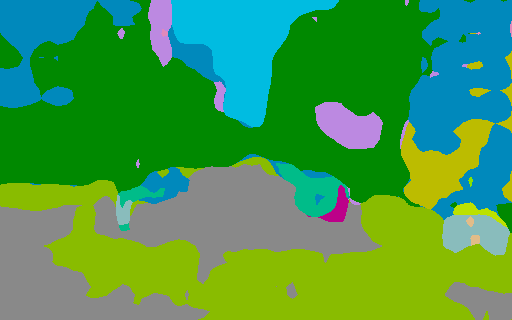
#> input picture Flask/input/1.png, 512 x 320 px, found by its file name; its folder holds only this picture in this run
$ python outputMaterial.py
#> lines starting #> are read from the running program, lines starting #| are printed output that depends on the picture; after the words box and inside, x2 and y2 are one past the last pixel; in counts of white or black regions, pixels touching at a corner belong together
import json
import os
import cv2
import numpy as np
import pandas as pd
import sys
from PIL import Image

def load_lookup_table(file_path):
    with open(file_path, 'rb') as f:
#> (reads Flask/imageSegmentation/output_lookup_table.json from the repository)
        lookup_data = json.load(f)
    return lookup_data['lookup_table']

def get_material_name_by_color(color, lookup_table):
    for item in lookup_table:
        if item['Color'] == color.tolist():
            return item['Short Name']
    return None

def get_material_color_by_name(name, lookup_table):
    for item in lookup_table:
        if item['Short Name'] == name:
            return item['Color']
    return None

def process_segmented_image(image_path, lookup_table):
    image = cv2.imread(image_path)
    # print(image)
    image = cv2.cvtColor(image, cv2.COLOR_BGR2RGB)
    if image is None:
        print(f"无法读取图像：{image_path}")
        sys.exit(1)
    #这步返回的颜色正确
    unique_colors = np.unique(image.reshape(-1, image.shape[-1]), axis=0)

    # print(unique_colors)  #这步返回的颜色正确
    total_pixels = image.shape[0] * image.shape[1]

    materials = {}
    for color in unique_colors:
        # print(color)   #这步是对的
        material_name = get_material_name_by_color(color, lookup_table)
        if material_name:
            if material_name not in materials:
                materials[material_name] = 0
            materials[material_name] += np.count_nonzero(np.all(image == color, axis=-1))

    materials_percent = {k: v / total_pixels * 100 for k, v in materials.items()}
    # print(unique_colors,materials_percent)
      #这步返回的颜色正确
    return unique_colors, materials, materials_percent

def save_output_image(output_path, unique_colors, materials, materials_percent, lookup_table):
    image = np.zeros((len(unique_colors) * 40 + 50, 500, 3), dtype=np.uint8)

    for i, color in enumerate(unique_colors):
        # print(color)  # 这步是对的
        # print(i)
        material_name = get_material_name_by_color(color, lookup_table)
        # print(lookup_table)
        # print(material_name)
        if material_name:
            percent = materials_percent[material_name]
            # print(percent)
            # color = lookup_table[i]['Color']
            color = get_material_color_by_name(material_name,lookup_table)
            # print(color)
            # 这步是对的
            label = f"{material_name} ({percent:.2f}% {color})"
            color = np.array(color)
            rgb_color = color.tolist()
            bgr_color = rgb_color[::-1]  # 将颜色列表反转，得到 BGR 顺序的颜色值
            image = cv2.putText(image, label, (20, 40*(i+1)), cv2.FONT_HERSHEY_SIMPLEX, 1, bgr_color, 2)
            image = cv2.rectangle(image, (200, 40*i+10), (295, 40*i+30), bgr_color, -1)
            # image = cv2.putText(image, f"{pixels:,d} pixels", (200, 40*i+30), cv2.FONT_HERSHEY_SIMPLEX, 0.5, (255, 255, 255), 1)
            # image = cv2.cvtColor(image, cv2.COLOR_BGR2RGB)

    cv2.imwrite(output_path, image)

def process_segmented_images_and_fill_to_csv(csv_path, segmented_images_dir, segmented_images_output, lookup_table_path):
    with open("/Users/zhuangjunling/Documents/GitHub/GSAPP/Dense-Material-Segmentation/Flask/Columbia_SVIpoints_4326_output.json", "r", encoding="utf-8") as file:
#> (reads Flask/Columbia_SVIpoints_4326_output.json from the repository)
        data = json.load(file)
    # print(data)
    # 读取csv文件
    df = pd.read_csv(csv_path)
#> (reads Flask/Data/Columbia_SVIpoints_4326.csv from the repository)

    # 读取lookup table和生成列名
    with open(lookup_table_path, 'rb') as f:
        lookup_data = json.load(f)
    lookup_table = lookup_data['lookup_table']
    material_names = [item['Short Name'] for item in lookup_table]
    for material_name in material_names:
        df[material_name] = 0

    # 遍历分割图片并填充对应的材料数量
    segmented_images = [f for f in os.listdir(segmented_images_dir) if f.endswith('.jpg') or f.endswith('.png')]
    for image_name in segmented_images:
        image_path = os.path.join(segmented_images_dir, image_name)
        name, ext = os.path.splitext(image_name)
        # print(name)
        output_path = os.path.join(segmented_images_dir, f"{name}_with_labels{ext}")
        unique_colors, materials, materials_percent = process_segmented_image(image_path, lookup_table)
#> in process_segmented_image, image is the input picture: shape (320, 512, 3); mean B, G, R 74.9, 153.6, 65.4
#> in process_segmented_image, `unique_colors = np.unique(image.reshape(-1, image.shape[-1]), axis=0)`: unique_colors = 14 rows, first 8: [0, 137, 0], [0, 137, 188], [0, 188, 137], [0, 188, 225], [137, 137, 137], [137, 188, 0], [137, 188, 188], [137, 225, 0]
#> the loop in process_segmented_image, `for color in unique_colors:` made 14 passes
#> (color, material_name) on passes 1 to 12: ([0, 137, 0], 'foliage'), ([0, 137, 188], 'glass'), ([0, 188, 137], 'plastic'), ([0, 188, 225], 'sky'), ([137, 137, 137], 'asphalt'), ([137, 188, 0], 'concrete'), ([137, 188, 188], 'fabric'), ([137, 225, 0], 'metal'), ([188, 0, 137], 'rubber'), ([188, 137, 225], 'treewood'), ([188, 188, 0], 'brick'), ([188, 225, 0], 'hair')
#> after the loop in process_segmented_image, `for color in unique_colors:`: materials = 14 items
#> materials = 14 items; materials_percent = 14 items
        # 将分割结果填充到csv中
        intname = int(name)
        row_idx = df.index[df['SVI_ID'] == intname][0]
        # print(row_idx)
        material_percent_dict = {material_name: 0 for material_name in material_names}
        for material_name, percentage in materials_percent.items():
            # print(f"{material_name}: {percentage:.2f}")
            df.at[row_idx, material_name] = percentage/100
            # 将数据添加到字典中
            material_percent_dict[material_name] = f"{percentage:.2f}"
#> this loop made 14 passes
#> (material_name, percentage) on passes 1 to 12: ('foliage', 32.48), ('glass', 14.72), ('plastic', 1.45), ('sky', 5.91), ('asphalt', 17), ('concrete', 20.91), ('fabric', 1.4), ('metal', 0.0177), ('rubber', 0.294), ('treewood', 2.4), ('brick', 3.03), ('hair', 0.26)
#> after the loop, material_percent_dict = 57 items
        # 将字典添加到 JSON 对象（Python 列表）中
        data.append(material_percent_dict)
        # 输出 JSON 格式
        material_percent_json = json.dumps(material_percent_dict, indent=4, ensure_ascii=False)
        print(material_percent_json)
#> (printed output is left out)

    # 将列表转换回 JSON 格式并写入文件
    with open("output.json", "w", encoding="utf-8") as file:
        json.dump(data, file, indent=4, ensure_ascii=False)


        name, ext = os.path.splitext(image_name)
        output_path = os.path.join(segmented_images_output, f"{name}_with_labels{ext}")
        save_output_image(output_path, unique_colors, materials, materials_percent, lookup_table)
#> in save_output_image, `image = np.zeros((len(unique_colors) * 40 + 50, 500, 3), dtype=np.uint8)`: image: shape (610, 500, 3); every value is 0
#> the loop in save_output_image, `for i, color in enumerate(unique_colors):` made 14 passes
#> (material_name, percent, rgb_color, bgr_color) on passes 2, 3, 4, 6, 11, 12: ('glass', 14.72, [0, 137, 188], [188, 137, 0]), ('plastic', 1.45, [0, 188, 137], [137, 188, 0]), ('sky', 5.91, [0, 188, 225], [225, 188, 0]), ('concrete', 20.91, [137, 188, 0], [0, 188, 137]), ('brick', 3.03, [188, 188, 0], [0, 188, 188]), ('hair', 0.26, [188, 225, 0], [0, 225, 188])
#> (material_name, percent, label, bgr_color) on passes 7, 8, 9, 10, 13, 14: ('fabric', 1.4, 'fabric (1.40% [137, 188, 188])', [188, 188, 137]), ('metal', 0.0177, 'metal (0.02% [137, 225, 0])', [0, 225, 137]), ('rubber', 0.294, 'rubber (0.29% [188, 0, 137])', [137, 0, 188]), ('treewood', 2.4, 'treewood (2.40% [188, 137, 225])', [225, 137, 188]), ('paint', 0.0415, 'paint (0.04% [225, 137, 188])', [188, 137, 225]), ('skin', 0.0861, 'skin (0.09% [225, 188, 137])', [137, 188, 225])
#> pass 1, in save_output_image, `image = cv2.putText(image, label, (20, 40*(i+1)), cv2.FONT_HERSHEY_SIM..`:
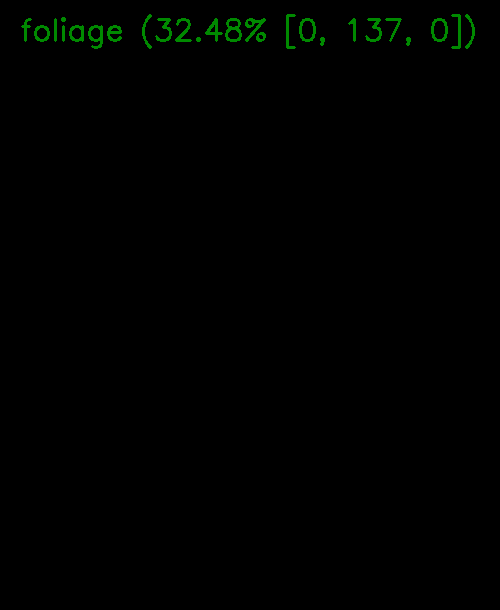
#> image: shape (610, 500, 3); mean of channels 0, 1, 2 0, 1.4, 0; drawn as B, G, R
#> pass 1, in save_output_image, `image = cv2.rectangle(image, (200, 40*i+10), (295, 40*i+30), bgr_color..`:
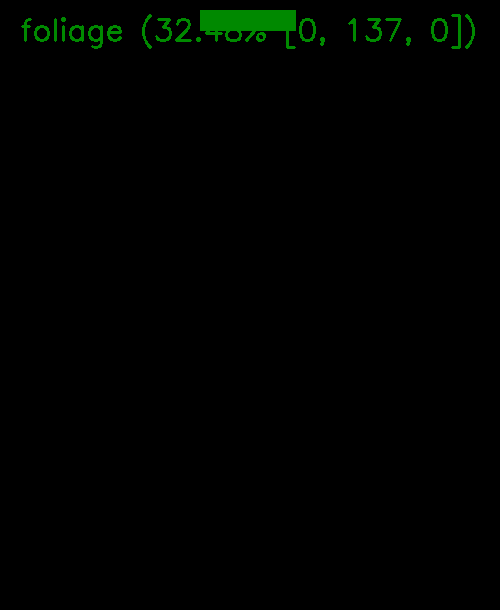
#> image: shape (610, 500, 3); 0.53% of pixels changed, all inside (x1, y1, x2, y2) = (200, 10, 296, 31); drawn as B, G, R
#> pass 2, in save_output_image, `image = cv2.putText(image, label, (20, 40*(i+1)), cv2.FONT_HERSHEY_SIM..`:
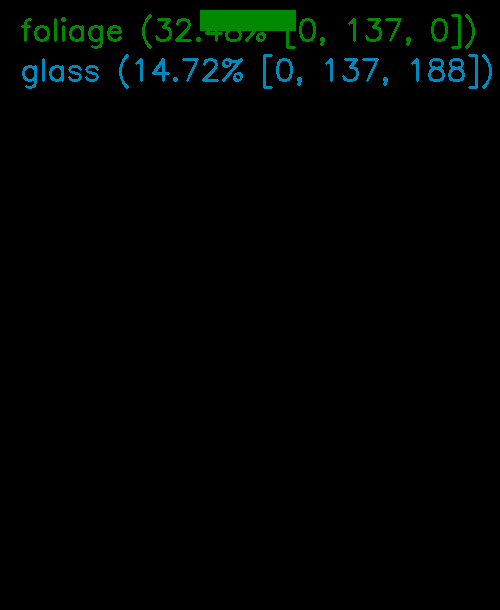
#> image: shape (610, 500, 3); 0.97% of pixels changed, all inside (x1, y1, x2, y2) = (22, 54, 492, 89); drawn as B, G, R
#> pass 2, in save_output_image, `image = cv2.rectangle(image, (200, 40*i+10), (295, 40*i+30), bgr_color..`:
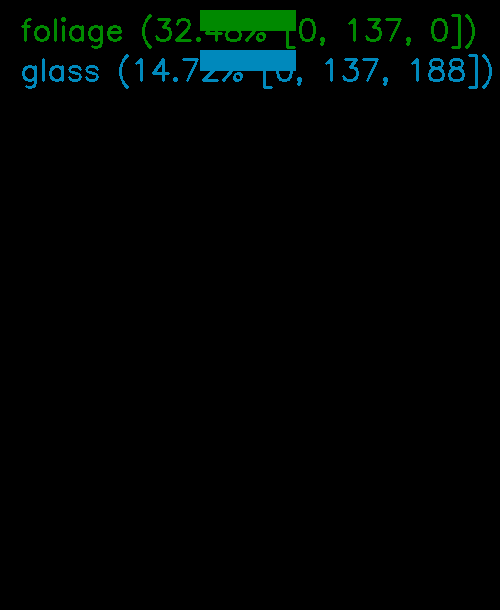
#> image: shape (610, 500, 3); 0.54% of pixels changed, all inside (x1, y1, x2, y2) = (200, 50, 296, 71); drawn as B, G, R
#> after the loop in save_output_image, `for i, color in enumerate(unique_colors):`:
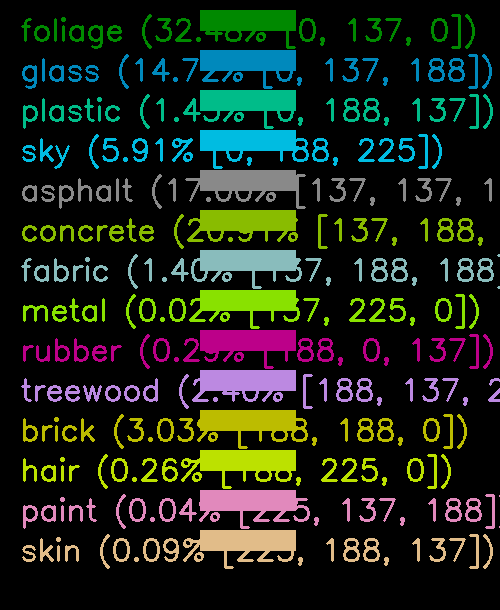
#> image: shape (610, 500, 3); 18.32% of pixels changed, all inside (x1, y1, x2, y2) = (21, 90, 500, 569); drawn as B, G, R

    # 保存csv文件
    new_csv_path = '/Users/zhuangjunling/Documents/GitHub/GSAPP/Dense-Material-Segmentation/Flask/Data/Columbia_SVIpoints_4326_output.csv.csv'
    df.to_csv(new_csv_path, index=False)

lookup_table_path = '/Users/zhuangjunling/Documents/GitHub/GSAPP/Dense-Material-Segmentation/Flask/imageSegmentation/output_lookup_table.json'
lookup_table = load_lookup_table('/Users/zhuangjunling/Documents/GitHub/GSAPP/Dense-Material-Segmentation/Flask/imageSegmentation/output_lookup_table.json')

segmented_images_output = '/Users/zhuangjunling/Documents/GitHub/GSAPP/Dense-Material-Segmentation/Flask/output'

segmented_images_dir = '/Users/zhuangjunling/Documents/GitHub/GSAPP/Dense-Material-Segmentation/Flask/input'
segmented_images = [f for f in os.listdir(segmented_images_dir) if f.endswith('.jpg') or f.endswith('.png')]
csv_path = '/Users/zhuangjunling/Documents/GitHub/GSAPP/Dense-Material-Segmentation/Flask/Data/Columbia_SVIpoints_4326.csv'


process_segmented_images_and_fill_to_csv(csv_path, segmented_images_dir,segmented_images_output, lookup_table_path)
